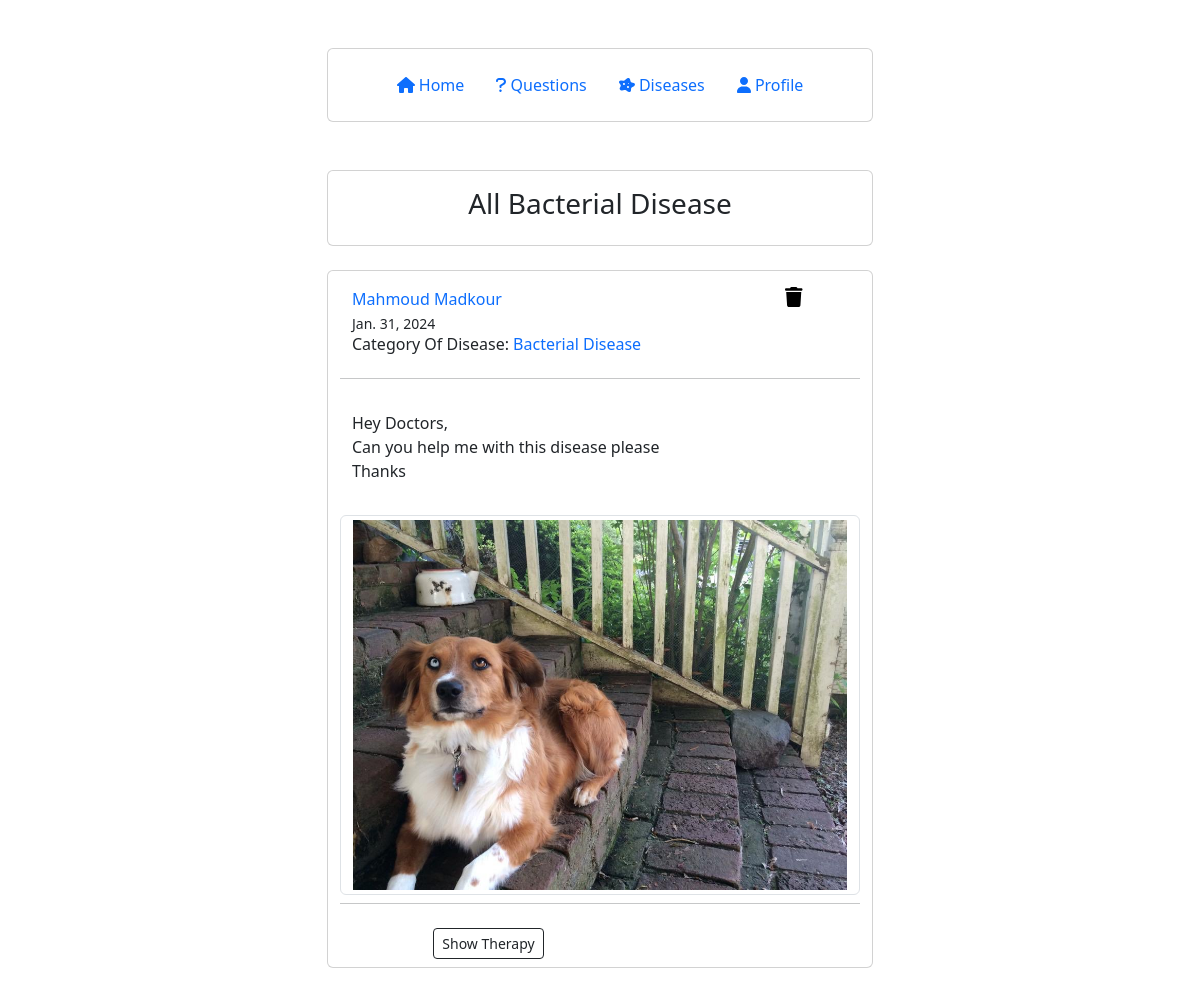
The page /category/Bacterial Disease/ (signed in) on the database its author committed.
### account/models.py (models this page shows, shortened)
class Disease(models.Model):
    CATEGORY = (
        ('Fungal Disease', 'Fungal Disease'),
        ('Protozoal Disease', 'Protozoal Disease'),
        ('Bacterial Disease', 'Bacterial Disease'),
        ('Parasitic Disease', 'Parasitic Disease'),
        ('Viral Disease', 'Viral Disease'),
    )
    user = models.ForeignKey(User, on_delete=models.CASCADE, null=True)
    photo = models.ImageField(upload_to='disease/', blank=True, null=True)
    body = models.TextField(max_length=1000, null=True)
    category = models.CharField(max_length=200, choices=CATEGORY, null=True)
    created_on = models.DateTimeField(auto_now_add=True, null=True)
    last_modified = models.DateTimeField(auto_now=True, null=True)

### account/views.py (the view)
# urls.py: path("category/<category>/", views.category_disease, name="category_disease"),
@login_required(login_url='login')
def category_disease(request, category):
    diseases = Disease.objects.filter(category=category).order_by("-created_on")
    context = {
        "diseases": diseases,
        }
    return render(request, "disease/category.html", context)

### account/templates/disease/category.html
{% extends "base.html" %}
{% block page_content %}
    <div class="container mt-5 mb-5">
        <div class="row d-flex align-items-center justify-content-center">
            <div class="col-md-6">
                <div class="card">
                    <div class="p-2 ">
                        <div class="row px-3 py-2 text-center">
                            {% for disease in diseases|slice:":1" %}
                                <h3>All {{ disease.category }} </span> </h3>
                            {% endfor %}
                        </div>
                    </div>
                </div>
                <br>
                {% for disease in diseases %}
                <div class="card p-2">
                    <div class="row p-2 px-3">
                        <div class="col-10">
                            {% if user == disease.user %}
                                <a style="text-decoration: none" href="{% url 'user_profile' %}">
                                    <span class="font-weight-bold"> {{ disease.user.first_name }} {{ disease.user.last_name }} </span><br>
                                </a>
                            {% else %}
                                <a style="text-decoration: none" href="{% url 'user_profile_everyone' disease.user.id %}">
                                    <span class="font-weight-bold"> {{ disease.user.first_name }} {{ disease.user.last_name }} </span><br>
                                </a>
                            {% endif %}
                            <small>{{ disease.created_on.date }}</small>
                            <h6> Category Of Disease:
                                <a style="text-decoration: none" href="{% url 'category_disease' disease.category %}"> {{ disease.category }} </a>
                            </h6>
                        </div>
                        {% if user == disease.user %}
                            <div class="col-1">
                                <a style="color: black;" href="{% url 'delete_disease' disease.pk %}">
                                    <i class="fa fa-trash " style="font-size:20px"></i>
                                </a>
                            </div>
                        {% endif %}
                    </div>
                    <div class="row p-2 px-3">
                        <hr>
                        <p> {{ disease.body | linebreaks | safe }} </p>
                        <img src = "/media/{{ disease.photo }}" alt="..." width="50" height="50" class="rounded mb-2 img-thumbnail">
                        <hr>
                    </div>
                    <div class="row px-2">
                        <div class="col-2"></div>
                        <div class="col-8">
                            <a href="#" class="btn btn-outline-dark btn-sm btn-block">Show Therapy</a>
                        </div>
                        <div class="col-2"></div>
                    </div>
                </div>
                <br>
            {% endfor %}
            </div>
        </div>
    </div>
{% endblock page_content %}

### static/css/base.css (style rules this page uses)
body { background-color: #eee; font-family: "Poppins", sans-serif; font-weight: 300 }
.card { border:none }
hr { color: #a09c9c; margin-top: 4px; margin-bottom: 8px }

### rows shown on the page
Disease: category "Bacterial Disease", user.first_name "Mahmoud", user.last_name "Madkour", created_on "Jan. 31, 2024", body "Hey Doctors, Can you help me with this disease please Thanks", photo (picture)
